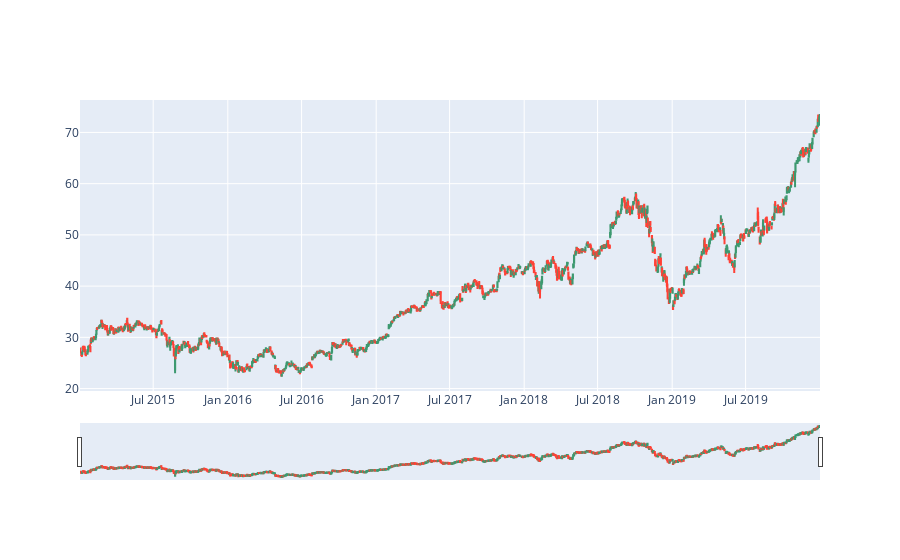

Notebook code for this chart:
### Markdown cell above
# 2. Data Preprocessing
We will be using two datasets to aid in our stock prediction.
1. Apple Stock Prices (aapl_stock_raw.csv)
2. Twitter Tweets (tweet.csv) *

* The original Tweets dataset is too large to be pushed onto GitHub. 

## 2a. Obtain Data
The dataset we will be using for this problem will consist of the historical daily stock prices of AAPL from 2015-01-01 to 2019-12-31. The description of the data features are as follows:
- date = Date of trading day
- high = Maximum traded price of AAPL stock on that day
- low = Minimum traded price of AAPL stock on that day
- open = The first traded price of AAPL stock on that day
- close = The last traded price of AAPL stock on that day
- adjclose = Adjusted closing price of the day, after accounting for all applicable splits and dividend distributions
- volume = Number of shares of AAPL stock traded on that day
- ticker = AAPL stock symbol

### Code cell
start_date = '2015-01-01'
end_date = '2019-12-31'

# Import dataset
df = pd.read_csv("aapl_stock_raw.csv", index_col=0)
df['date'] = pd.to_datetime(df['date'])
df.set_index('date', inplace=True)
# df.drop(columns=["adjclose", "volume", "ticker"], inplace=True)
df.drop(columns=["ticker"], inplace=True)

# Remove entries outside daterange
df = df[start_date:end_date]

df['change'] = df['close'] - df['open']


fig = go.Figure(data=[go.Candlestick(x=df.index,
                open=df['open'],
                high=df['high'],
                low=df['low'],
                close=df['close'])])

fig.show()
df

### Figure 1 — Plotly figure (JSON) as saved in the notebook; plotly's stock layout.template omitted (floating-point values rounded to 4 significant figures; data arrays with more than 128 entries replaced by an {"elided": "..."} marker saying what was removed)
{"data": [{"close": {"elided": "1258 float values"}, "high": {"elided": "1258 float values"}, "low": {"elided": "1258 float values"}, "open": {"elided": "1258 float values"}, "type": "candlestick", "x": {"elided": "1258 str values"}}], "layout": {}}
